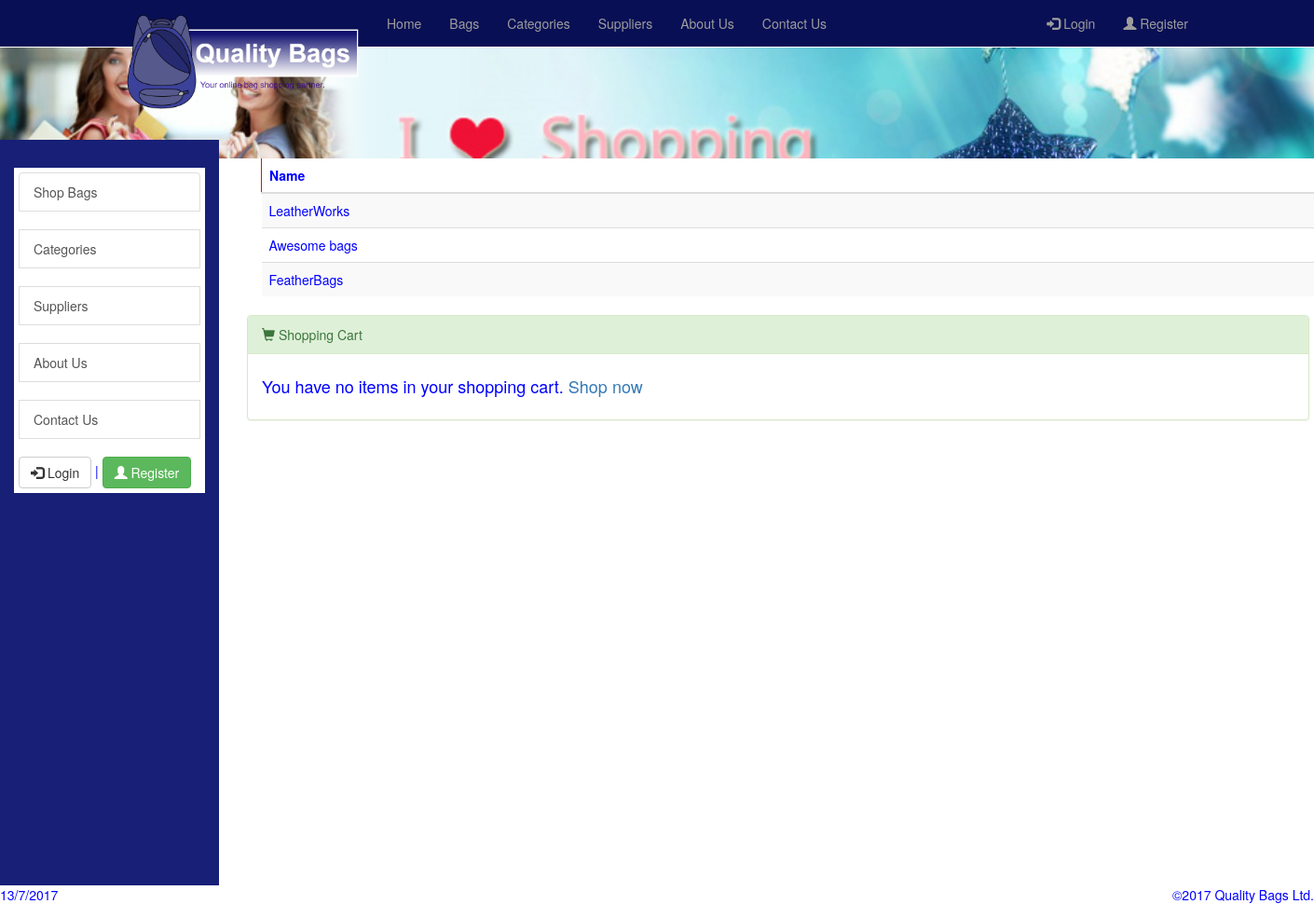
The app's page /index.php?content_page=suppliers with its own data.
### tables this page shows
CREATE TABLE suppliers (
  supplier_id int(5) unsigned NOT NULL auto_increment,
  supplier_name varchar(50) NOT NULL default '',
  supplier_email varchar(50) NOT NULL default '',
  supplier_address varchar(50) NOT NULL default '',
  supplier_phone_mobile int(12) ,
  supplier_phone_work int(12) ,
  supplier_phone_home int(12) ,
  PRIMARY KEY  (supplier_id)
);

### data_layer/credential.inc.php (called while the page is built)
<?php
$host = 'localhost';
$user = 'johns08';
$pass = '07061990';
$name = 'johns08mysql2';
?>

### data_layer/data.inc.php (called while the page is built, shortened)
<?php
require_once('credential.inc.php');
$db = new MySQL($host,$user,$pass,$name);
class MySQL {
    var $host;
    var $dbUser;
    var $dbPass;
    var $dbName;
    var $dbConn;
    function MySQL ($host,$dbUser,$dbPass,$dbName) {
        $this->host=$host;
        $this->dbUser=$dbUser;
        $this->dbPass=$dbPass;
        $this->dbName=$dbName;
    }
    function connectToDb () {
        if (!$this->dbConn = @mysqli_connect($this->host,
                                      $this->dbUser,
                                      $this->dbPass)) {
            trigger_error('Could not connect to server');
            $this->connectError=true;
		  } else if ( !@mysqli_select_db($this->dbConn, $this->dbName) ) {
            trigger_error('Could not select database');
            $this->connectError=true;
        }
    }
    function query($sql) {
	   if (!$queryResource=mysqli_query($this->dbConn, $sql))
          trigger_error ('Query failed: '.mysqli_error($this->dbConn).
                        ' SQL: '.$sql);
     return new MySQLResult($this,$queryResource);
 }
}
class MySQLResult {
 var $query;
 function MySQLResult(& $mysql,$query) {
     $this->query=$query;
 }
 function fetch () {
     if ( $row=mysqli_fetch_array($this->query,MYSQL_ASSOC) ) {
         return $row;
     } else if ( $this->size() > 0 ) {
         mysqli_data_seek($this->query,0);
         return false;
     } else {
         return false;
     }
 }
 function size () {
     return mysqli_num_rows($this->query);
   }
 }
 ?>

### business_layer/suppliersController.php (the view, shortened to what this page needs)
<?php
require_once('/../data_layer/data.inc.php');
class Supplier {
  public static function displaySuppliers() {
  	global $db;
  	$sql = 'SELECT supplier_id, supplier_name FROM suppliers ORDER BY supplier_id';
  	$result = $db->query($sql);
    $output[] = '<div class="container"><table class="table table-striped">';
    $output[] = '<thead><tr><th>Name</th></tr></thead>';
    $output[] = '<tbody>';
  	while ($row = $result->fetch()) {
      $output[] = '<tr>';
  		$output[] = '<td>'.$row['supplier_name'].'</td>';
      $output[] = '</tr>';
  	}
  	$output[] = '</tbody></table></div>';
  	echo join('',$output);
  }
  public static function displayCreateSupplierForm() {
    $output[] = '<div class="container"><form action="index.php?content_page=suppliers" method="POST" role="form" class="form-horizontal"><div class="row">';
    $output[] = '<div class="form-group col-xs-4"><label for="supplierName" class="control-label">Supplier Name:</label><input type="text" class="form-control" id="supplierName" name="supplierName" placeholder="new supplier name" required></div></div><div class="row">';
    $output[] = '<div class="form-group  col-xs-4"><label for="email" class="control-label">Email:</label><input type="email" class="form-control" id="email" name="email" placeholder="supplier email" required></div></div><div class="row">';
    $output[] = '<div class="form-group  col-xs-4"><label for="address" class="control-label">Address:</label><input type="text" class="form-control" id="address" name="address" placeholder="supplier address" required></div></div><div class="row">';
    $output[] = '<div class="form-group  col-xs-4"><label for="mobilePhone" class="control-label">Mobile Phone:</label><input type="tel" class="form-control" id="mobilePhone" name="mobilePhone" placeholder="supplier mobile number"></div></div><div class="row">';
    $output[] = '<div class="form-group  col-xs-4"><label for="workPhone" class="control-label">Office Phone:</label><input type="tel" class="form-control" id="workPhone" name="workPhone" placeholder="supplier office phone number"></div></div><div class="row">';
    $output[] = '<div class="form-group  col-xs-4"><label for="homePhone" class="control-label">Home Phone:</label><input type="tel" class="form-control" id="homePhone" name="homePhone" placeholder="supplier home phone number"></div></div>';
  }
}
?>

### stylesheets/home.css (style rules this page uses)
h1, h2, h3, h4, h5, h6, th { color: Blue; }
#IDates td, th { border: 1px solid red; }

### records on screen
suppliers: supplier_name "LeatherWorks"
suppliers: supplier_name "Awesome bags"
suppliers: supplier_name "FeatherBags"
